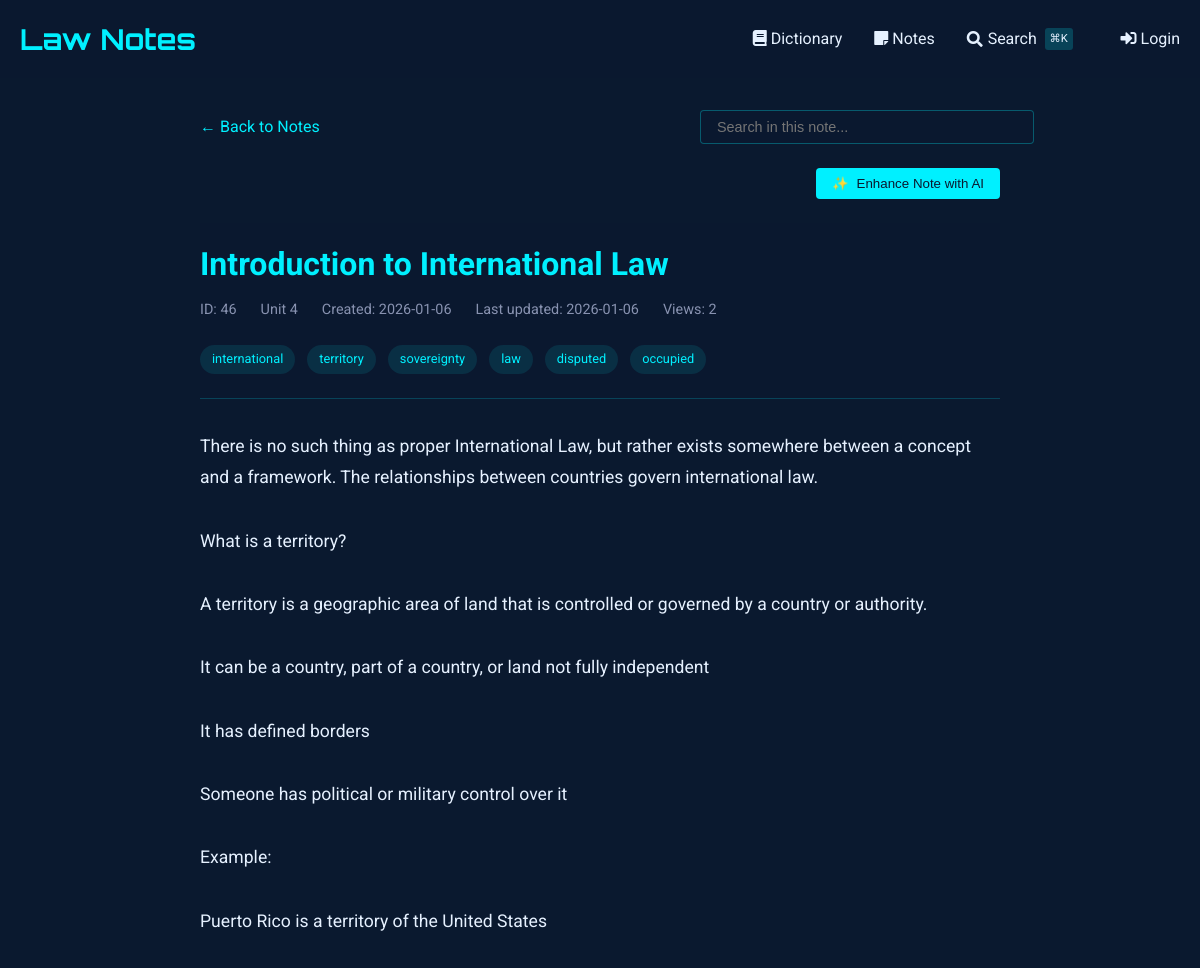
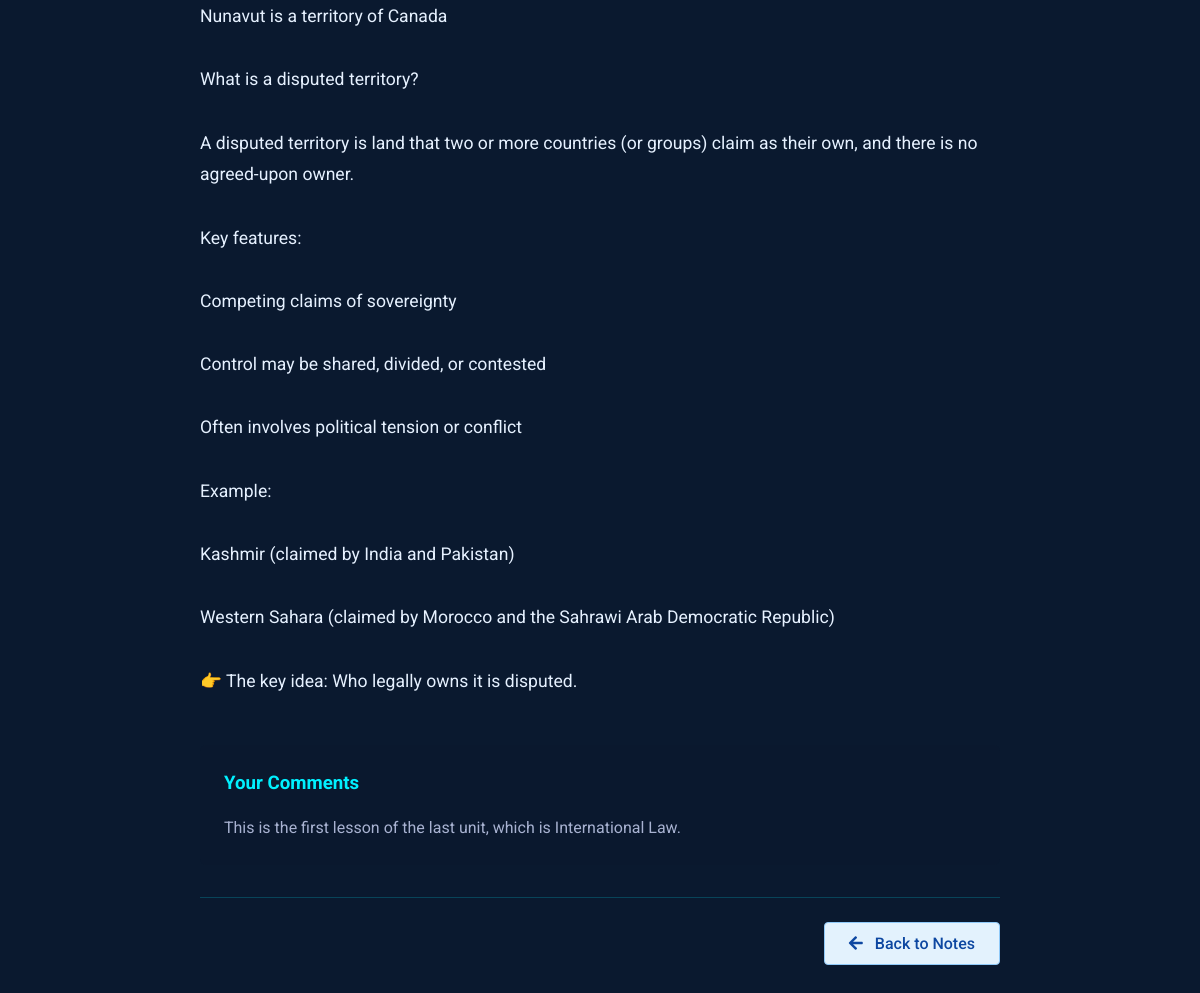
/notes/view/46, run on the app's committed database (2 pictures, top to bottom).
### tables this page shows
CREATE TABLE notes (
    id INTEGER PRIMARY KEY AUTOINCREMENT,
    title TEXT NOT NULL,                -- short title for the note
    content TEXT NOT NULL,              -- the full note text
    unit_number INTEGER,                -- optional: to group with course units
    tags TEXT,                          -- comma-separated or JSON for filtering/search
    related_entries TEXT,               -- store glossary ids (e.g., "1,4,5") for cross-linking
    created_at TIMESTAMP DEFAULT CURRENT_TIMESTAMP,
    last_updated TIMESTAMP DEFAULT CURRENT_TIMESTAMP,
    views INTEGER DEFAULT 0,            -- track popularity
    is_favorite BOOLEAN DEFAULT 0,      -- quick flag for starred notes
    comments TEXT                       -- optional: your own thoughts or annotations
, has_worksheet BOOLEAN DEFAULT 0);

### notes_routes.py (the view, shortened to what this page needs)
@notes_bp.route('/view/<int:note_id>')
def view_note(note_id):
    db = SQL("sqlite:///notes.db")
    note = db.execute("""
        SELECT *,
               strftime('%Y-%m-%d', created_at) as created_date,
               strftime('%Y-%m-%d', last_updated) as last_updated
        FROM notes
        WHERE id = :id
    """, id=note_id)
    if not note:
        abort(404)
    note = note[0]
    db.execute("""
        UPDATE notes
        SET views = COALESCE(views, 0) + 1
        WHERE id = :id
    """, id=note_id)
    content = note['content']
    content = re.sub(r'^# (.*?)$', r'<h1>\1</h1>', content, flags=re.MULTILINE)
    content = re.sub(r'^## (.*?)$', r'<h2>\1</h2>', content, flags=re.MULTILINE)
    content = re.sub(r'^### (.*?)$', r'<h3>\1</h3>', content, flags=re.MULTILINE)
    content = re.sub(r'\*\*(.*?)\*\*', r'<strong>\1</strong>', content)
    content = re.sub(r'\*(.*?)\*', r'<em>\1</em>', content)
    content = re.sub(r'^\s*[-*] (.*?)$', r'<li>\1</li>', content, flags=re.MULTILINE)
    content = re.sub(r'(<li>.*</li>)', r'<ul>\1</ul>', content, flags=re.DOTALL)
    content = re.sub(r'^> (.*?)$', r'<blockquote>\1</blockquote>', content, flags=re.MULTILINE)
    content = content.replace('\n', '<br>')
    content = re.sub(
        r'<aside>\s*💡\s*(.*?)\s*</aside>',
        r'<div class="callout"><div class="callout-emoji">💡</div><div class="callout-content">\1</div></div>',
        content,
        flags=re.DOTALL
    )
    sections = re.split(r'(<h[1-3]>.*?</h[1-3]>)', content)
    processed_sections = []
    for i, section in enumerate(sections):
        if section.startswith('<h'):
            processed_sections.append(section)
        elif section.strip():
            if not any(tag in section for tag in ['<p>', '<ul>', '<ol>', '<blockquote>', '<div class="callout">']):
                section = f'<p>{section}</p>'
            processed_sections.append(section)
    processed_content = '\n'.join(processed_sections)
    related_entries = []
    worksheet_images = []
    if note.get('has_worksheet'):
        worksheet_images = get_worksheet_images(note_id)
    return render_template('notes/view.html',
                         note=note,
                         content=processed_content,
                         related_entries=related_entries,
                         worksheet_images=worksheet_images)

### sql.py (called while the page is built, shortened)
def _enable_logging(f):
    import logging
    import functools
    import os
    @functools.wraps(f)
    def decorator(*args, **kwargs):
        try:
            import flask
        except ModuleNotFoundError:
            return f(*args, **kwargs)
        disabled = logging.getLogger("cs50").disabled
        if flask.current_app and os.getenv("FLASK_ENV") == "development":
            logging.getLogger("cs50").disabled = False
        try:
            return f(*args, **kwargs)
        finally:
            logging.getLogger("cs50").disabled = disabled
    return decorator

def _parse_placeholder(token):
    import re
    import sqlparse
    if (
        not isinstance(token, sqlparse.sql.Token)
        or token.ttype != sqlparse.tokens.Name.Placeholder
    ):
        raise TypeError()
    if token.value == "?":
        return "qmark", None
    matches = re.search(r"^:([1-9]\d*)$", token.value)
    if matches:
        return "numeric", int(matches.group(1)) - 1
    matches = re.search(r"^:([a-zA-Z]\w*)$", token.value)
    if matches:
        return "named", matches.group(1)

    def __del__(self):
        self._disconnect()

    def _disconnect(self):
        if hasattr(_data, self._name()):
            getattr(_data, self._name()).close()
            delattr(_data, self._name())

    def _name(self):
        return str(hash(self))

        def connect(dbapi_connection, connection_record):
            try:
                if isinstance(
                    dbapi_connection, sqlite3.Connection
                ):  # If back end is sqlite
                    cursor = dbapi_connection.cursor()
                    cursor.execute("PRAGMA foreign_keys=ON")
                    cursor.close()
            except:
                pass

### templates/notes/view.html (shortened to what this page needs)
{% extends "notes/base.html" %}
{% block content %}
<div class="container" style="max-width: 800px; margin: 0 auto;">
    <div style="margin-bottom: 1.5rem; display: flex; justify-content: space-between; align-items: center; flex-wrap: wrap; gap: 1rem;">
        <a href="{{ url_for('notes.index') }}" style="color: var(--primary); text-decoration: none; display: inline-flex; align-items: center;">
            ← Back to Notes
        </a>
        <div class="search-container" style="position: relative; max-width: 300px; width: 100%;">
            <input type="text" id="noteSearch" placeholder="Search in this note..."
                   style="width: 100%; padding: 0.5rem 1rem; background: rgba(10, 25, 47, 0.7);
                          border: 1px solid rgba(0, 240, 255, 0.3); border-radius: 4px;
                          color: #e6f1ff; font-size: 0.9rem;">
        </div>
    </div>
    <div id="enhanceControls" style="margin-bottom: 1.5rem; display: flex; justify-content: flex-end; gap: 1rem;">
        <button id="enhanceNoteBtn" class="btn btn-primary" style="background: var(--primary); color: #0a192f; border: none; padding: 0.5rem 1rem; border-radius: 4px; cursor: pointer; font-weight: 500; display: flex; align-items: center; gap: 0.5rem;">
            <span id="enhanceIcon">✨</span> Enhance Note with AI
        </button>
    </div>
    <article class="note">
        <header class="note-header">
            <h1 class="note-title">
                {{ note.title }}
            </h1>
            <div class="note-meta">
                <span>ID: {{ note.id }}</span>
                {% if note.unit_number %}
                <span>Unit {{ note.unit_number }}</span>
                {% endif %}
                <span>Created: {{ note.created_date }}</span>
                <span>Last updated: {{ note.last_updated }}</span>
                <span>Views: {{ note.views or 0 }}</span>
            </div>
            {% if note.tags %}
            <div class="note-tags" style="margin-top: 1rem;">
                {% for tag in note.tags.split(',') %}
                    <span class="tag">{{ tag.strip() }}</span>
                {% endfor %}
            </div>
            {% endif %}
        </header>
        <div class="note-content">
            {{ content|safe }}
        </div>
        {% if note.comments %}
        <div class="note-comments" style="margin-top: 3rem; padding: 1.5rem; background: rgba(10, 25, 47, 0.5); border-radius: 6px;">
            <h3 style="color: var(--primary); margin-top: 0; margin-bottom: 1rem;">Your Comments</h3>
            <p style="margin: 0; color: #a8b2d1;">{{ note.comments|replace('\n', '<br>')|safe }}</p>
        </div>
        {% endif %}
        {% if session.get("name") %}
        <div class="actions">
            <a href="{{ url_for('notes.edit_note', note_id=note.id) }}" class="btn" style="margin-right: 0.5rem;">
                <i class="fas fa-edit"></i> Edit
            </a>
            <button type="button" class="btn" data-bs-toggle="modal" data-bs-target="#duplicateModal" style="margin-right: 0.5rem;">
                <i class="fas fa-copy"></i> Duplicate to Unit
            </button>
            <button type="button" class="btn btn-danger" data-bs-toggle="modal" data-bs-target="#deleteModal" style="margin-right: 0.5rem;">
                <i class="fas fa-trash"></i> Delete
            </button>
            <a href="{{ url_for('notes.index') }}" class="btn" style="background: #e3f2fd; border: 1px solid #90caf9; color: #0d47a1; padding: 0.5rem 1.5rem; font-weight: 500; transition: all 0.2s ease-in-out;">
                <i class="fas fa-arrow-left" style="margin-right: 0.5rem;"></i> Back to Notes
            </a>
        </div>
        {% else %}
        <div class="actions" style="justify-content: flex-end;">
            <a href="{{ url_for('notes.index') }}" class="btn" style="background: #e3f2fd; border: 1px solid #90caf9; color: #0d47a1; padding: 0.5rem 1.5rem; font-weight: 500; transition: all 0.2s ease-in-out;">
                <i class="fas fa-arrow-left" style="margin-right: 0.5rem;"></i> Back to Notes
            </a>
        </div>
        {% endif %}
    </article>
</div>
{% endblock %}

### templates/dictionary/base.html (style rules this page uses)
:root { --primary: #00f0ff; --bg-dark: #0a192f; --text: #e6f1ff; --success: #2ecc71; --error: #e74c3c; }
body { font-family: 'Roboto', sans-serif; background-color: var(--bg-dark); color: var(--text); line-height: 1.6; margin: 0; padding: 0; }
.container { max-width: 1200px; margin: 0 auto; padding: 0 20px; }
header { background: rgba(10, 25, 47, 0.9); padding: 1rem 0; }
.btn { display: inline-block; padding: 0.6rem 1.5rem; background: var(--primary); color: #000; border: none; border-radius: 4px; cursor: pointer; text-decoration: none; font-weight: 500; transition: all 0.3s; }

### templates/notes/view.html (style rules this page uses)
.note-header { margin-bottom: 2rem; padding-bottom: 1rem; border-bottom: 1px solid rgba(0, 240, 255, 0.2); }
.note-title { color: var(--primary); margin: 0 0 0.5rem 0; font-size: 2rem; font-weight: 700; }
.note-meta { display: flex; gap: 1.5rem; color: #8892b0; font-size: 0.9rem; margin-bottom: 1.5rem; }
.note-content { font-size: 1.1rem; line-height: 1.8; color: #e6f1ff; }
.note-content p { margin: 1.5rem 0; }
.tag { display: inline-block; background: rgba(0, 240, 255, 0.1); color: var(--primary); padding: 0.25rem 0.75rem; border-radius: 20px; font-size: 0.8rem; margin-right: 0.5rem; margin-bottom: 0.5rem; }
.actions { display: flex; gap: 1rem; margin-top: 2rem; padding-top: 1.5rem; border-top: 1px solid rgba(0, 240, 255, 0.2); }

### data on the page
notes: title "Introduction to International Law", id "46", unit_number "4", views "2", comments "This is the first lesson of the last unit, which is International Law."

### other printed values
{{ note.created_date }} "2026-01-06"
{{ note.last_updated }} "2026-01-06"
{{ tag.strip() }} "international" "territory" "sovereignty" "law" "disputed" "occupied"
